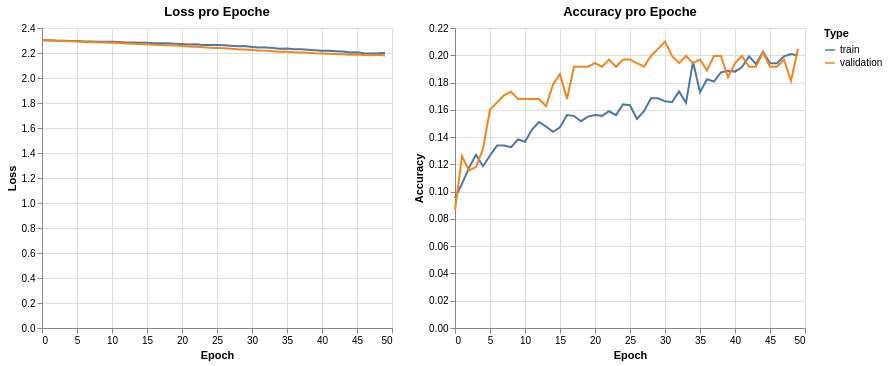

Source (notebook cell):
### Code cell
import altair as alt
import pandas as pd

def hist_to_df(train_hist, val_hist, value_name):
    train_df = pd.DataFrame.from_dict(train_hist, orient="index").reset_index()
    train_df["Type"] = "train"
    val_df = pd.DataFrame.from_dict(val_hist, orient="index").reset_index()
    val_df["Type"] = "validation"
    df = pd.concat([train_df, val_df])
    df.columns = ["Epoch", value_name, "Type"]
    return df

loss_df = hist_to_df(train_loss_hist, val_loss_hist, "Loss")
acc_df  = hist_to_df(train_acc_hist,  val_acc_hist,  "Accuracy")

loss_chart = alt.Chart(loss_df).mark_line().encode(
    x="Epoch", y="Loss", color="Type").properties(title="Loss pro Epoche", width=350)
acc_chart = alt.Chart(acc_df).mark_line().encode(
    x="Epoch", y="Accuracy", color="Type").properties(title="Accuracy pro Epoche", width=350)

loss_chart | acc_chart      # nebeneinander (| = horizontal, & wäre untereinander)

### Figure 1 — Vega-Lite specification as saved in the notebook (floating-point values rounded to 4 significant figures)
{"config": {"view": {"continuousWidth": 300, "continuousHeight": 300}}, "hconcat": [{"data": {"name": "data-f5ffb8826700e7c524ec11bf6dac520b"}, "mark": {"type": "line"}, "encoding": {"color": {"field": "Type", "type": "nominal"}, "x": {"field": "Epoch", "type": "quantitative"}, "y": {"field": "Loss", "type": "quantitative"}}, "title": "Loss pro Epoche", "width": 350}, {"data": {"name": "data-e2e702e0bf6e38e240becf0914f0e89a"}, "mark": {"type": "line"}, "encoding": {"color": {"field": "Type", "type": "nominal"}, "x": {"field": "Epoch", "type": "quantitative"}, "y": {"field": "Accuracy", "type": "quantitative"}}, "title": "Accuracy pro Epoche", "width": 350}], "$schema": "https://vega.github.io/schema/vega-lite/v5.20.1.json", "datasets": {"data-f5ffb8826700e7c524ec11bf6dac520b": [{"Epoch": 0, "Loss": 2.303, "Type": "train"}, {"Epoch": 1, "Loss": 2.302, "Type": "train"}, {"Epoch": 2, "Loss": 2.299, "Type": "train"}, {"Epoch": 3, "Loss": 2.298, "Type": "train"}, {"Epoch": 4, "Loss": 2.297, "Type": "train"}, {"Epoch": 5, "Loss": 2.295, "Type": "train"}, {"Epoch": 6, "Loss": 2.293, "Type": "train"}, {"Epoch": 7, "Loss": 2.293, "Type": "train"}, {"Epoch": 8, "Loss": 2.291, "Type": "train"}, {"Epoch": 9, "Loss": 2.29, "Type": "train"}, {"Epoch": 10, "Loss": 2.29, "Type": "train"}, {"Epoch": 11, "Loss": 2.287, "Type": "train"}, {"Epoch": 12, "Loss": 2.284, "Type": "train"}, {"Epoch": 13, "Loss": 2.285, "Type": "train"}, {"Epoch": 14, "Loss": 2.282, "Type": "train"}, {"Epoch": 15, "Loss": 2.282, "Type": "train"}, {"Epoch": 16, "Loss": 2.278, "Type": "train"}, {"Epoch": 17, "Loss": 2.279, "Type": "train"}, {"Epoch": 18, "Loss": 2.277, "Type": "train"}, {"Epoch": 19, "Loss": 2.274, "Type": "train"}, {"Epoch": 20, "Loss": 2.272, "Type": "train"}, {"Epoch": 21, "Loss": 2.267, "Type": "train"}, {"Epoch": 22, "Loss": 2.269, "Type": "train"}, {"Epoch": 23, "Loss": 2.265, "Type": "train"}, {"Epoch": 24, "Loss": 2.263, "Type": "train"}, {"Epoch": 25, "Loss": 2.263, "Type": "train"}, {"Epoch": 26, "Loss": 2.261, "Type": "train"}, {"Epoch": 27, "Loss": 2.259, "Type": "train"}, {"Epoch": 28, "Loss": 2.254, "Type": "train"}, {"Epoch": 29, "Loss": 2.256, "Type": "train"}, {"Epoch": 30, "Loss": 2.248, "Type": "train"}, {"Epoch": 31, "Loss": 2.244, "Type": "train"}, {"Epoch": 32, "Loss": 2.244, "Type": "train"}, {"Epoch": 33, "Loss": 2.241, "Type": "train"}, {"Epoch": 34, "Loss": 2.234, "Type": "train"}, {"Epoch": 35, "Loss": 2.236, "Type": "train"}, {"Epoch": 36, "Loss": 2.23, "Type": "train"}, {"Epoch": 37, "Loss": 2.231, "Type": "train"}, {"Epoch": 38, "Loss": 2.226, "Type": "train"}, {"Epoch": 39, "Loss": 2.223, "Type": "train"}, {"Epoch": 40, "Loss": 2.218, "Type": "train"}, {"Epoch": 41, "Loss": 2.217, "Type": "train"}, {"Epoch": 42, "Loss": 2.215, "Type": "train"}, {"Epoch": 43, "Loss": 2.212, "Type": "train"}, {"Epoch": 44, "Loss": 2.203, "Type": "train"}, {"Epoch": 45, "Loss": 2.206, "Type": "train"}, {"Epoch": 46, "Loss": 2.199, "Type": "train"}, {"Epoch": 47, "Loss": 2.195, "Type": "train"}, {"Epoch": 48, "Loss": 2.198, "Type": "train"}, {"Epoch": 49, "Loss": 2.2, "Type": "train"}, {"Epoch": 0, "Loss": 2.302, "Type": "validation"}, {"Epoch": 1, "Loss": 2.299, "Type": "validation"}, {"Epoch": 2, "Loss": 2.297, "Type": "validation"}, {"Epoch": 3, "Loss": 2.295, "Type": "validation"}, {"Epoch": 4, "Loss": 2.293, "Type": "validation"}, {"Epoch": 5, "Loss": 2.291, "Type": "validation"}, {"Epoch": 6, "Loss": 2.289, "Type": "validation"}, {"Epoch": 7, "Loss": 2.287, "Type": "validation"}, {"Epoch": 8, "Loss": 2.285, "Type": "validation"}, {"Epoch": 9, "Loss": 2.283, "Type": "validation"}, {"Epoch": 10, "Loss": 2.281, "Type": "validation"}, {"Epoch": 11, "Loss": 2.279, "Type": "validation"}, {"Epoch": 12, "Loss": 2.277, "Type": "validation"}, {"Epoch": 13, "Loss": 2.275, "Type": "validation"}, {"Epoch": 14, "Loss": 2.272, "Type": "validation"}, {"Epoch": 15, "Loss": 2.27, "Type": "validation"}, {"Epoch": 16, "Loss": 2.267, "Type": "validation"}, {"Epoch": 17, "Loss": 2.265, "Type": "validation"}, {"Epoch": 18, "Loss": 2.262, "Type": "validation"}, {"Epoch": 19, "Loss": 2.259, "Type": "validation"}, {"Epoch": 20, "Loss": 2.256, "Type": "validation"}, {"Epoch": 21, "Loss": 2.252, "Type": "validation"}, {"Epoch": 22, "Loss": 2.249, "Type": "validation"}, {"Epoch": 23, "Loss": 2.246, "Type": "validation"}, {"Epoch": 24, "Loss": 2.243, "Type": "validation"}, {"Epoch": 25, "Loss": 2.24, "Type": "validation"}, {"Epoch": 26, "Loss": 2.238, "Type": "validation"}, {"Epoch": 27, "Loss": 2.235, "Type": "validation"}, {"Epoch": 28, "Loss": 2.23, "Type": "validation"}, {"Epoch": 29, "Loss": 2.228, "Type": "validation"}, {"Epoch": 30, "Loss": 2.224, "Type": "validation"}, {"Epoch": 31, "Loss": 2.22, "Type": "validation"}, {"Epoch": 32, "Loss": 2.219, "Type": "validation"}, {"Epoch": 33, "Loss": 2.215, "Type": "validation"}, {"Epoch": 34, "Loss": 2.21, "Type": "validation"}, {"Epoch": 35, "Loss": 2.21, "Type": "validation"}, {"Epoch": 36, "Loss": 2.205, "Type": "validation"}, {"Epoch": 37, "Loss": 2.205, "Type": "validation"}, {"Epoch": 38, "Loss": 2.202, "Type": "validation"}, {"Epoch": 39, "Loss": 2.198, "Type": "validation"}, {"Epoch": 40, "Loss": 2.196, "Type": "validation"}, {"Epoch": 41, "Loss": 2.193, "Type": "validation"}, {"Epoch": 42, "Loss": 2.191, "Type": "validation"}, {"Epoch": 43, "Loss": 2.19, "Type": "validation"}, {"Epoch": 44, "Loss": 2.187, "Type": "validation"}, {"Epoch": 45, "Loss": 2.187, "Type": "validation"}, {"Epoch": 46, "Loss": 2.183, "Type": "validation"}, {"Epoch": 47, "Loss": 2.182, "Type": "validation"}, {"Epoch": 48, "Loss": 2.186, "Type": "validation"}, {"Epoch": 49, "Loss": 2.18, "Type": "validation"}], "data-e2e702e0bf6e38e240becf0914f0e89a": [{"Epoch": 0, "Accuracy": 0.09513, "Type": "train"}, {"Epoch": 1, "Accuracy": 0.1058, "Type": "train"}, {"Epoch": 2, "Accuracy": 0.1175, "Type": "train"}, {"Epoch": 3, "Accuracy": 0.127, "Type": "train"}, {"Epoch": 4, "Accuracy": 0.1186, "Type": "train"}, {"Epoch": 5, "Accuracy": 0.1265, "Type": "train"}, {"Epoch": 6, "Accuracy": 0.1337, "Type": "train"}, {"Epoch": 7, "Accuracy": 0.1337, "Type": "train"}, {"Epoch": 8, "Accuracy": 0.1326, "Type": "train"}, {"Epoch": 9, "Accuracy": 0.1382, "Type": "train"}, {"Epoch": 10, "Accuracy": 0.1365, "Type": "train"}, {"Epoch": 11, "Accuracy": 0.1455, "Type": "train"}, {"Epoch": 12, "Accuracy": 0.1511, "Type": "train"}, {"Epoch": 13, "Accuracy": 0.1477, "Type": "train"}, {"Epoch": 14, "Accuracy": 0.1438, "Type": "train"}, {"Epoch": 15, "Accuracy": 0.1472, "Type": "train"}, {"Epoch": 16, "Accuracy": 0.1561, "Type": "train"}, {"Epoch": 17, "Accuracy": 0.1556, "Type": "train"}, {"Epoch": 18, "Accuracy": 0.1517, "Type": "train"}, {"Epoch": 19, "Accuracy": 0.155, "Type": "train"}, {"Epoch": 20, "Accuracy": 0.1561, "Type": "train"}, {"Epoch": 21, "Accuracy": 0.1556, "Type": "train"}, {"Epoch": 22, "Accuracy": 0.1589, "Type": "train"}, {"Epoch": 23, "Accuracy": 0.1561, "Type": "train"}, {"Epoch": 24, "Accuracy": 0.164, "Type": "train"}, {"Epoch": 25, "Accuracy": 0.1634, "Type": "train"}, {"Epoch": 26, "Accuracy": 0.1533, "Type": "train"}, {"Epoch": 27, "Accuracy": 0.1589, "Type": "train"}, {"Epoch": 28, "Accuracy": 0.1684, "Type": "train"}, {"Epoch": 29, "Accuracy": 0.1684, "Type": "train"}, {"Epoch": 30, "Accuracy": 0.1662, "Type": "train"}, {"Epoch": 31, "Accuracy": 0.1656, "Type": "train"}, {"Epoch": 32, "Accuracy": 0.1735, "Type": "train"}, {"Epoch": 33, "Accuracy": 0.1651, "Type": "train"}, {"Epoch": 34, "Accuracy": 0.1953, "Type": "train"}, {"Epoch": 35, "Accuracy": 0.1729, "Type": "train"}, {"Epoch": 36, "Accuracy": 0.1824, "Type": "train"}, {"Epoch": 37, "Accuracy": 0.1807, "Type": "train"}, {"Epoch": 38, "Accuracy": 0.1875, "Type": "train"}, {"Epoch": 39, "Accuracy": 0.1886, "Type": "train"}, {"Epoch": 40, "Accuracy": 0.188, "Type": "train"}, {"Epoch": 41, "Accuracy": 0.1914, "Type": "train"}, {"Epoch": 42, "Accuracy": 0.1992, "Type": "train"}, {"Epoch": 43, "Accuracy": 0.1936, "Type": "train"}, {"Epoch": 44, "Accuracy": 0.2026, "Type": "train"}, {"Epoch": 45, "Accuracy": 0.1942, "Type": "train"}, {"Epoch": 46, "Accuracy": 0.1942, "Type": "train"}, {"Epoch": 47, "Accuracy": 0.1992, "Type": "train"}, {"Epoch": 48, "Accuracy": 0.2009, "Type": "train"}, {"Epoch": 49, "Accuracy": 0.1998, "Type": "train"}, {"Epoch": 0, "Accuracy": 0.08661, "Type": "validation"}, {"Epoch": 1, "Accuracy": 0.126, "Type": "validation"}, {"Epoch": 2, "Accuracy": 0.1155, "Type": "validation"}, {"Epoch": 3, "Accuracy": 0.1181, "Type": "validation"}, {"Epoch": 4, "Accuracy": 0.1312, "Type": "validation"}, {"Epoch": 5, "Accuracy": 0.1601, "Type": "validation"}, {"Epoch": 6, "Accuracy": 0.1654, "Type": "validation"}, {"Epoch": 7, "Accuracy": 0.1706, "Type": "validation"}, {"Epoch": 8, "Accuracy": 0.1732, "Type": "validation"}, {"Epoch": 9, "Accuracy": 0.168, "Type": "validation"}, {"Epoch": 10, "Accuracy": 0.168, "Type": "validation"}, {"Epoch": 11, "Accuracy": 0.168, "Type": "validation"}, {"Epoch": 12, "Accuracy": 0.168, "Type": "validation"}, {"Epoch": 13, "Accuracy": 0.1627, "Type": "validation"}, {"Epoch": 14, "Accuracy": 0.1785, "Type": "validation"}, {"Epoch": 15, "Accuracy": 0.1864, "Type": "validation"}, {"Epoch": 16, "Accuracy": 0.168, "Type": "validation"}, {"Epoch": 17, "Accuracy": 0.1916, "Type": "validation"}, {"Epoch": 18, "Accuracy": 0.1916, "Type": "validation"}, {"Epoch": 19, "Accuracy": 0.1916, "Type": "validation"}, {"Epoch": 20, "Accuracy": 0.1942, "Type": "validation"}, {"Epoch": 21, "Accuracy": 0.1916, "Type": "validation"}, {"Epoch": 22, "Accuracy": 0.1969, "Type": "validation"}, {"Epoch": 23, "Accuracy": 0.1916, "Type": "validation"}, {"Epoch": 24, "Accuracy": 0.1969, "Type": "validation"}, {"Epoch": 25, "Accuracy": 0.1969, "Type": "validation"}, {"Epoch": 26, "Accuracy": 0.1942, "Type": "validation"}, {"Epoch": 27, "Accuracy": 0.1916, "Type": "validation"}, {"Epoch": 28, "Accuracy": 0.1995, "Type": "validation"}, {"Epoch": 29, "Accuracy": 0.2047, "Type": "validation"}, {"Epoch": 30, "Accuracy": 0.21, "Type": "validation"}, {"Epoch": 31, "Accuracy": 0.1995, "Type": "validation"}, {"Epoch": 32, "Accuracy": 0.1942, "Type": "validation"}, {"Epoch": 33, "Accuracy": 0.1995, "Type": "validation"}, {"Epoch": 34, "Accuracy": 0.1942, "Type": "validation"}, {"Epoch": 35, "Accuracy": 0.1969, "Type": "validation"}, {"Epoch": 36, "Accuracy": 0.189, "Type": "validation"}, {"Epoch": 37, "Accuracy": 0.1995, "Type": "validation"}, {"Epoch": 38, "Accuracy": 0.1995, "Type": "validation"}, {"Epoch": 39, "Accuracy": 0.1837, "Type": "validation"}, {"Epoch": 40, "Accuracy": 0.1942, "Type": "validation"}, {"Epoch": 41, "Accuracy": 0.1995, "Type": "validation"}, {"Epoch": 42, "Accuracy": 0.1916, "Type": "validation"}, {"Epoch": 43, "Accuracy": 0.1916, "Type": "validation"}, {"Epoch": 44, "Accuracy": 0.2021, "Type": "validation"}, {"Epoch": 45, "Accuracy": 0.1916, "Type": "validation"}, {"Epoch": 46, "Accuracy": 0.1916, "Type": "validation"}, {"Epoch": 47, "Accuracy": 0.1969, "Type": "validation"}, {"Epoch": 48, "Accuracy": 0.1811, "Type": "validation"}, {"Epoch": 49, "Accuracy": 0.2047, "Type": "validation"}]}}
